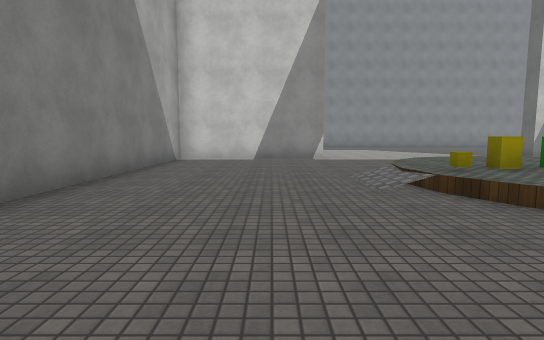
[1] (above)

22 first-person views from a walk through a 3-D level made in the Unity game engine. The camera is 1.3 m above the floor, tilts 6° down and sees 80° across. The floor is counted in squares, 2 m on a side. Each view is taken from the middle of a square. On the plan, view 1 faces up. The plan holds only what a view shows up to about 10 squares ahead; the rest is blank. The place goes on beyond the plan. The player is left out. Surface patterns are stand-ins for the level's own textures.

[2]
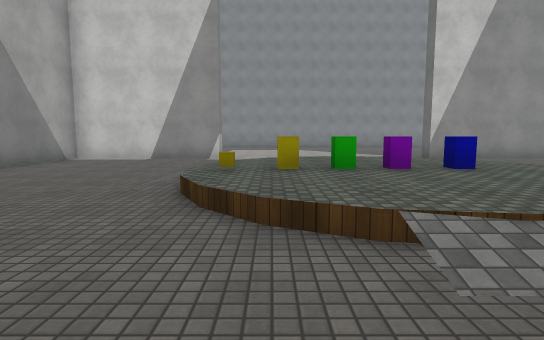

[3]
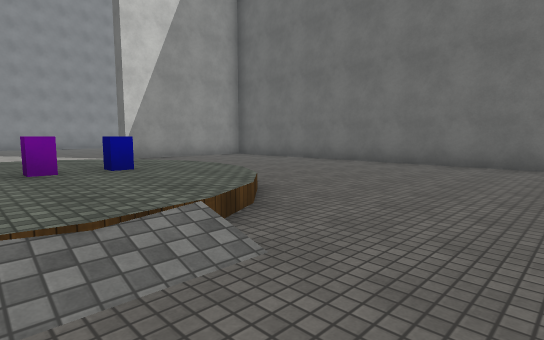

[4]
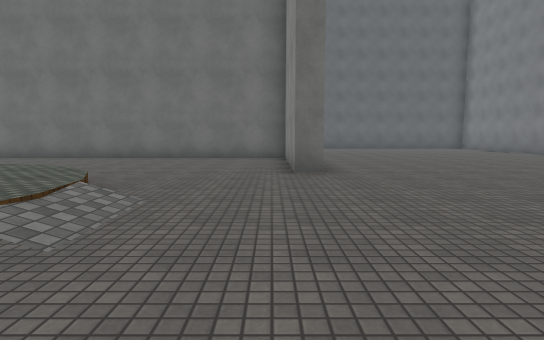

[5]
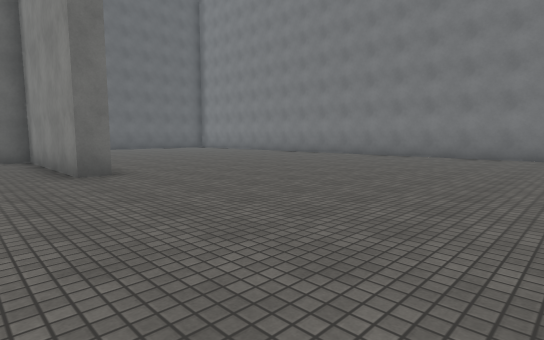

[6]
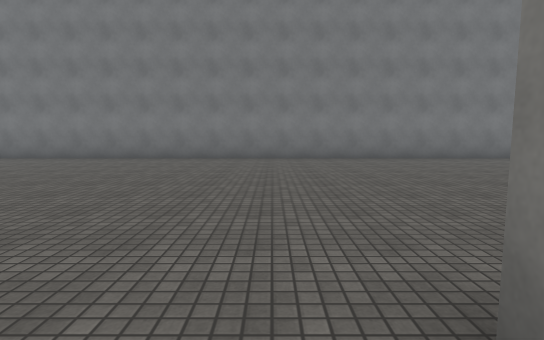

[7]
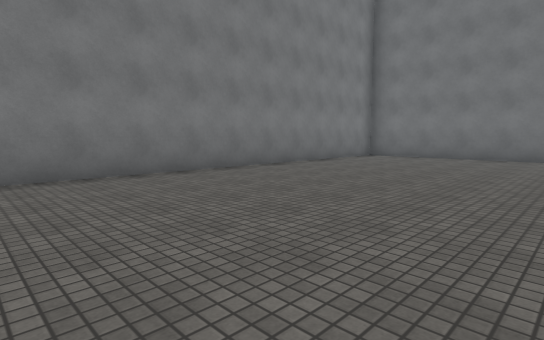

[8]
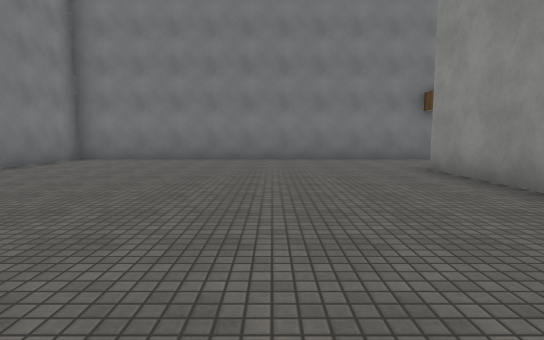

[9]
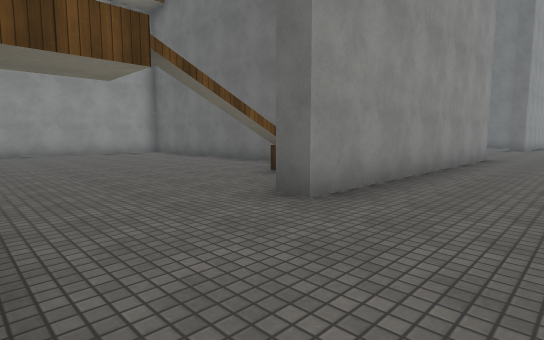

[10]
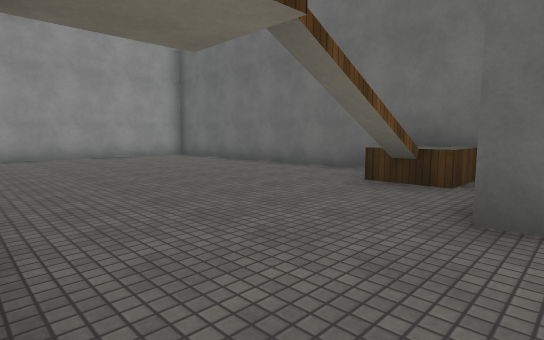

[11]
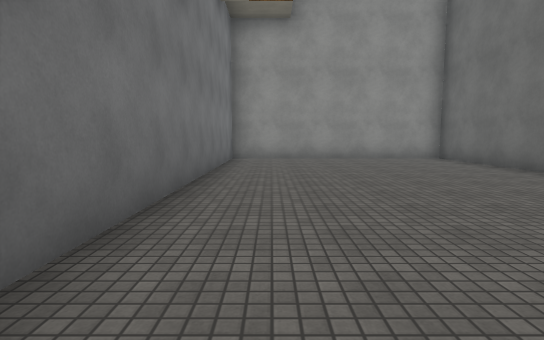

[12]
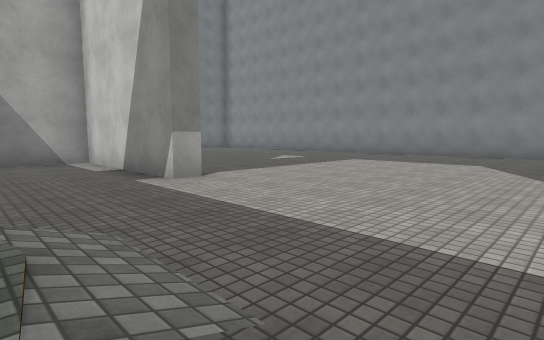

[13]
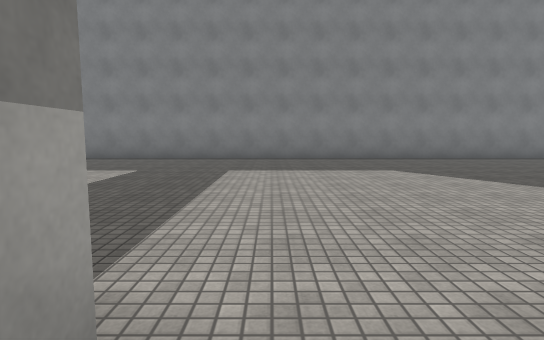

[14]
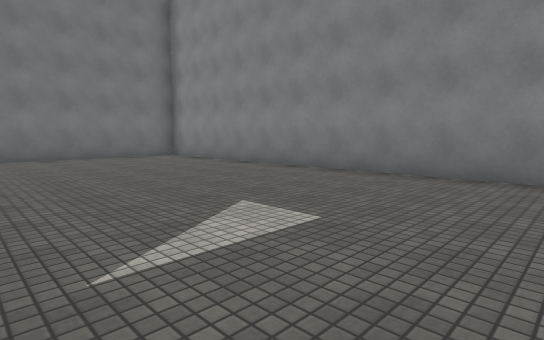

[15]
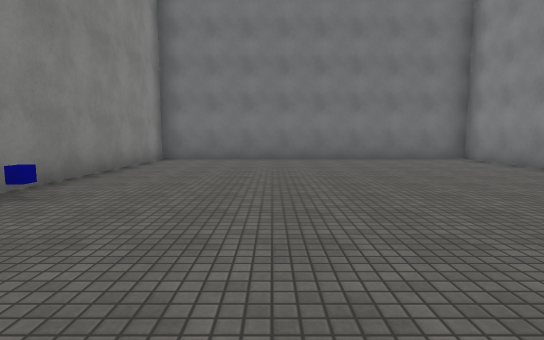

[16]
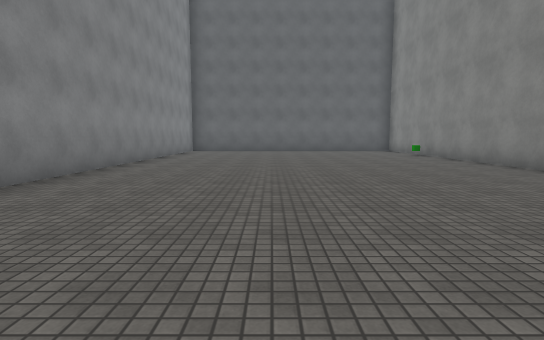

[17]
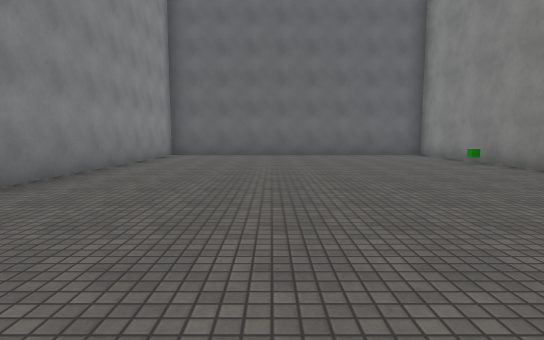

[18]
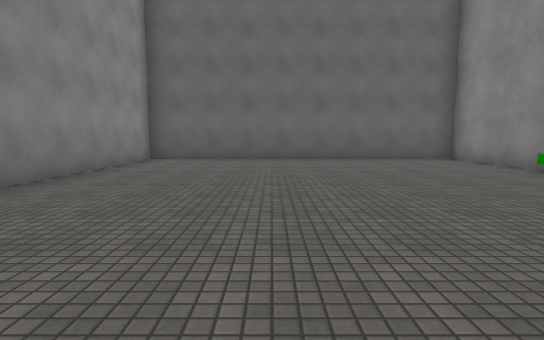

[19]
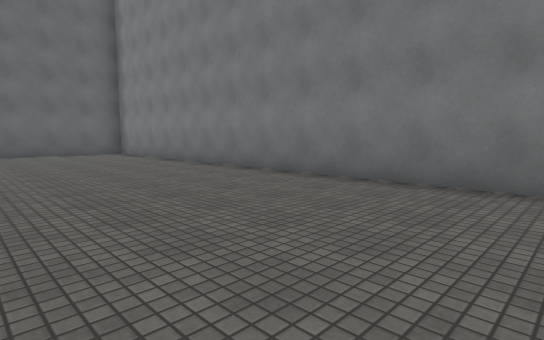

[20]
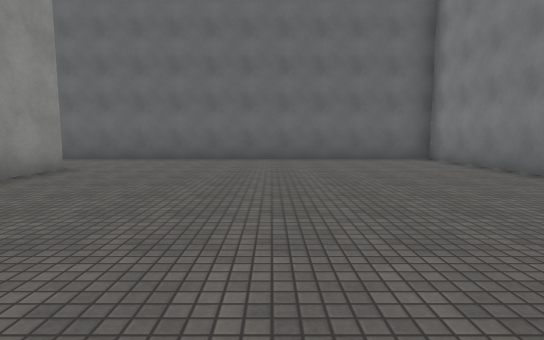

[21]
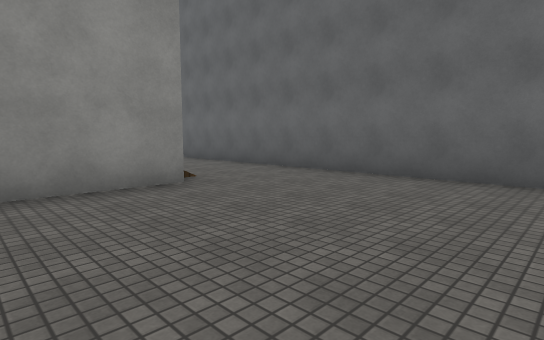

[22]
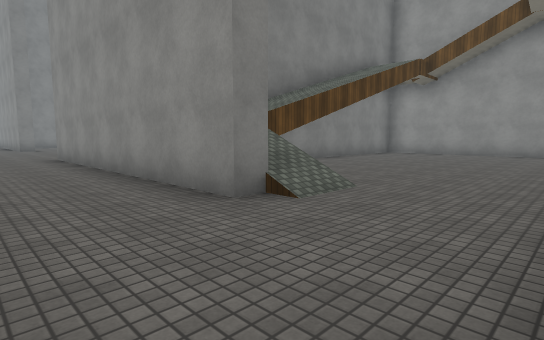

### Floor plan
Key: @ floor where view 1 was taken; # wall or solid block; . main floor; : floor 0.5 m higher than the main floor; + floor 1 m higher than the main floor; / step, stairs or slope; ^ raised ledge; B yellow block; G green block; P purple block; L blue block; O other object.
Columns run from 10 left of view 1 to 19 right of it. Each row starts with its distance up from view 1.
 19 ##############################
 18 #............................#
 17 #............................#
 16 #............................#
 15 #............................#
 14 #............................#
 13 #............................#
 12 #............................#
 11 #............................#
 10 #######O####......######O#####
  9 #......#......... ... #   ..
  8 #......#......... ....#  ...
  7 #......#.....////  ...# ....
  6 #......#..../::::/ ...#.....
  5 #......#..../BGPL/....#.....
  4 #......#..../::::/....#..... #
  3 #......#..../::::/....#......#
  2 #...../#.....////.....#//....#
  1 #.....+# .............# /....#
  0 #...../#  @ ..........#  /...#
 -1 #...^######^......########...#
 -2 #............................#
 -3 #............................#
 -4 #............................#
 -5 #............................#
 -6 #............................#
 -7 #............................#
 -8 #............................#
 -9 #............................#
-10 ##############################

Where each view was taken, in squares from view 1:
view 1: 0 up, 0 right, facing up
view 2: 0 up, 3 right, facing up
view 3: 0 up, 4 right, facing up-right
view 4: 0 up, 2 right, facing right
view 5: 1 up, 2 right, facing down-right
view 6: 0 up, 2 right, facing down
view 7: 4 down, 1 right, facing down-left
view 8: 4 down, 0 right, facing left
view 9: 3 down, 9 left, facing up-right
view 10: 1 down, 9 left, facing up-right
view 11: 0 up, 8 left, facing up
view 12: 7 up, 6 right, facing up-left
view 13: 9 up, 2 right, facing up
view 14: 13 up, 1 right, facing up-left
view 15: 13 up, 0 right, facing left
view 16: 15 up, 4 right, facing right
view 17: 15 up, 7 right, facing right
view 18: 15 up, 9 right, facing right
view 19: 5 down, 6 right, facing down-right
view 20: 5 down, 9 right, facing right
view 21: 5 down, 13 right, facing up-right
view 22: 3 down, 18 right, facing up-left
